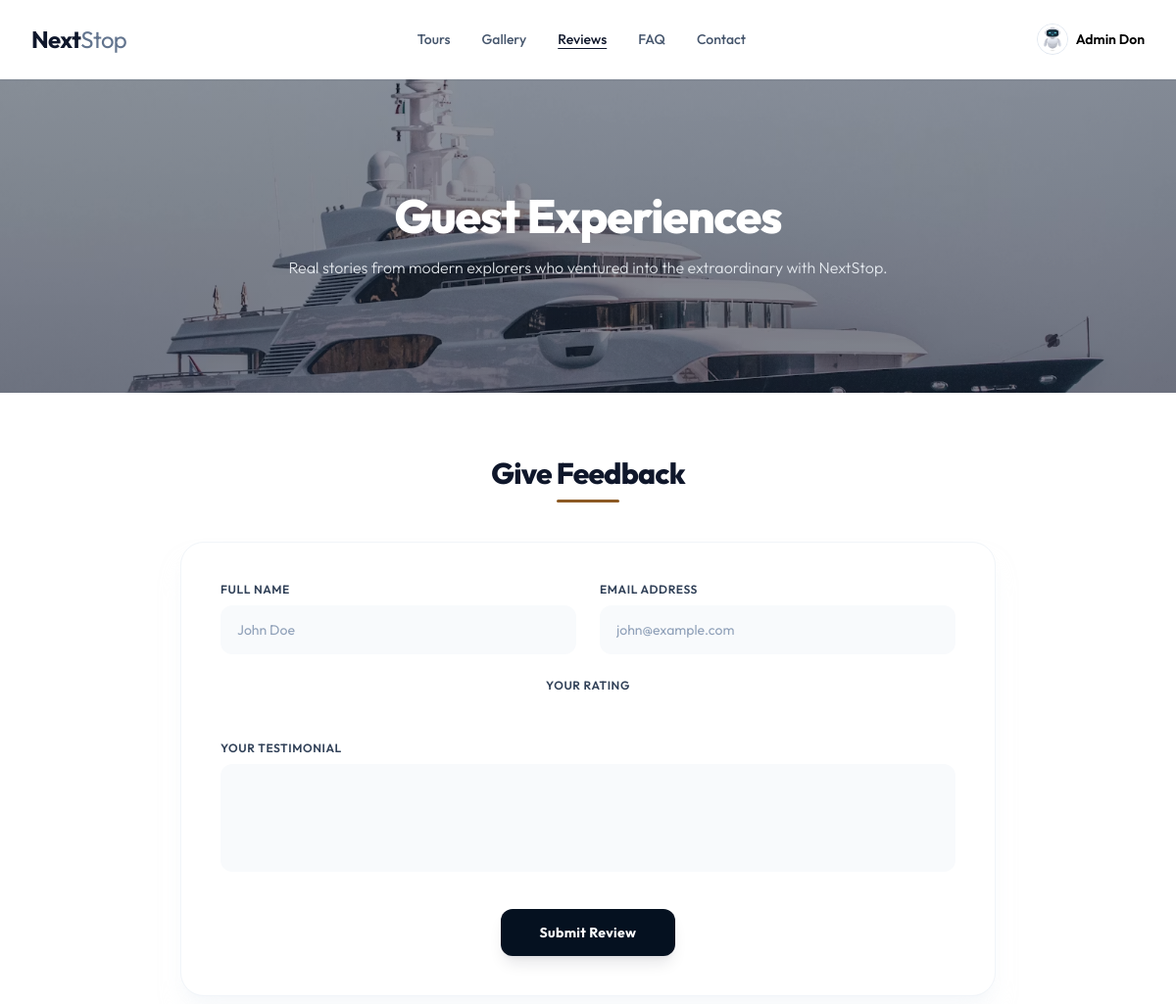
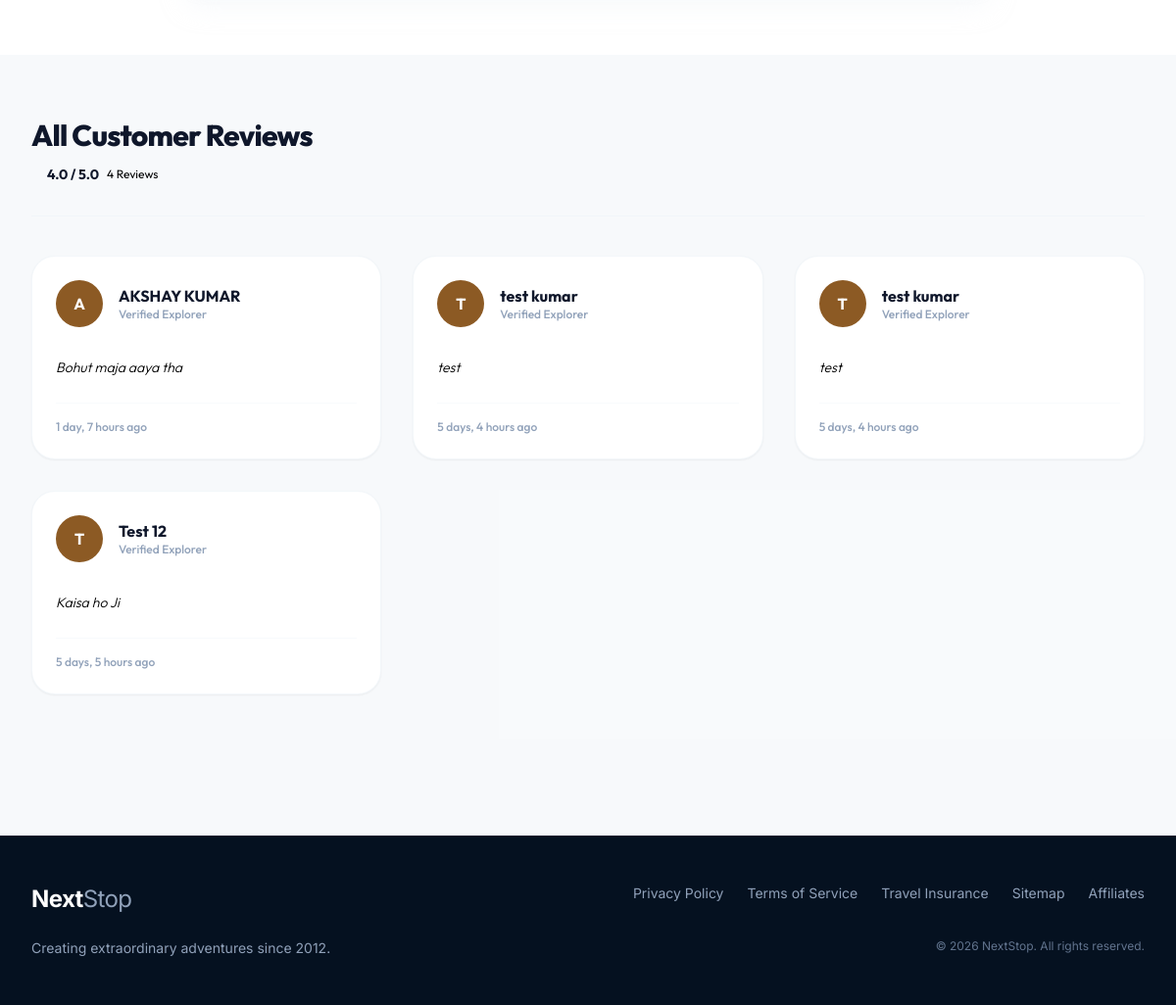
The page /help_center/reviews/ (signed in) on the database its author committed (2 pictures, top to bottom).
### user/models.py (models this page shows, shortened)
class User_Profile(models.Model):
  user = models.OneToOneField(User, on_delete=models.CASCADE, related_name='profile')
  phone = models.CharField(max_length=20)
  full_name = models.CharField(max_length=100)
  address = models.CharField(max_length=250, blank=True, null=True, default="")
  image = models.ImageField(upload_to='profile_pics', blank=True, null=True)

### help_center/models.py (models this page shows, shortened)
class Feedback(models.Model):
  full_name = models.CharField(max_length=100)
  email = models.EmailField()
  message = models.TextField()
  reating = models.IntegerField(default=0)
  created_at = models.DateTimeField(auto_now_add=True)

### help_center/views.py (the view)
# urls.py: path("reviews/", views.review_page , name="review_page"),
def review_page(request):
  all_reviews = Feedback.objects.order_by('-created_at')
  average_rating = 0
  for review in all_reviews:
    average_rating = average_rating + review.reating
  average_rating_rounded = round(average_rating / len(all_reviews)) if all_reviews else 0
  if request.method == 'POST' and request.user.is_authenticated:
    form = FeedbackForm(request.POST)
    if form.is_valid():
      form.save()
      form = FeedbackForm()
      all_reviews = Feedback.objects.order_by('-created_at')
      average_rating = sum(review.reating for review in all_reviews)
      average_rating_rounded = round(average_rating / len(all_reviews)) if all_reviews else 0
  else:
    form = FeedbackForm()
  paginator = Paginator(all_reviews, 6)
  reviews_page = paginator.get_page(request.GET.get('page', 1))
  if request.headers.get('X-Requested-With') == 'XMLHttpRequest':
    return JsonResponse({
      'html': render_to_string('help_center/_review_cards.html', {'reviews_page': reviews_page}, request=request),
      'has_next': reviews_page.has_next(),
      'next_page': reviews_page.next_page_number() if reviews_page.has_next() else None,
    })
  return render(request, 'help_center/review_page.html', {
    'form': form,
    'all_reviews': all_reviews,
    'reviews_page': reviews_page,
    'average_rating': f"{average_rating / len(all_reviews):.1f}" if len(all_reviews) > 0 else 0,
    'average_rating_rounded': average_rating_rounded,
  })

### help_center/forms.py
class FeedbackForm(forms.ModelForm):
  class Meta:
    model = Feedback
    fields = ['full_name', 'email', 'message', 'reating']

### help_center/templates/help_center/review_page.html (shortened to what this page needs)
{% extends 'layout/index.html' %}
{% load static %}
{% block main_content %}
<section class="relative bg-cover bg-center py-20 sm:py-24 px-4 sm:px-6 lg:px-8 flex items-center min-h-[320px]"
  style="background-image: linear-gradient(rgba(15, 23, 42, 0.45), rgba(15, 23, 42, 0.55)), url({% static 'images/review_hero_image.png' %});">
  <div class="max-w-7xl mx-auto w-full relative z-10 text-white text-center">
    <h1 class="text-4xl sm:text-5xl font-extrabold tracking-tight mb-4">
      Guest Experiences
    </h1>
    <p class="text-sm sm:text-base text-slate-100/90 leading-relaxed font-light max-w-2xl mx-auto">
      Real stories from modern explorers who ventured into the extraordinary with NextStop.
    </p>
  </div>
</section>
<section class="py-16 bg-white relative">
  <div class="max-w-4xl mx-auto px-4 sm:px-6 lg:px-8">
    <div class="text-center mb-10">
      <h2 class="text-2xl sm:text-3xl font-extrabold text-slate-900 tracking-tight relative inline-block pb-3">
        Give Feedback
        <span class="absolute bottom-0 left-1/2 -translate-x-1/2 w-16 h-[3px] bg-[#8c5a24] rounded-full"></span>
      </h2>
    </div>
    <div class="bg-white rounded-3xl border border-slate-100 shadow-xl shadow-slate-100/50 p-6 sm:p-10">
      <form id="review-form" class="space-y-6" method="POST" action="{% url 'review_page' %}">
        <div class="grid grid-cols-1 md:grid-cols-2 gap-6">
          <div>
            <label for="full-name" class="block text-xs font-semibold text-slate-700 uppercase tracking-wider mb-2">Full Name</label>
            <input
              type="text"
              id="full-name"
              name="full_name"
              required
              placeholder="John Doe"
              class="w-full bg-slate-50 border border-transparent focus:border-slate-200 rounded-xl px-4 py-3.5 text-sm text-slate-850 placeholder-slate-400 focus:bg-white focus:ring-2 focus:ring-[#8c5a24] focus:ring-offset-0 transition-all duration-200 outline-none"
              value="{{ form.full_name.value|default:'' }}"
            />
          </div>
          <div>
            <label for="email" class="block text-xs font-semibold text-slate-700 uppercase tracking-wider mb-2">Email Address</label>
            <input
              type="email"
              id="email"
              name="email"
              required
              placeholder="john@example.com"
              class="w-full bg-slate-50 border border-transparent focus:border-slate-200 rounded-xl px-4 py-3.5 text-sm text-slate-850 placeholder-slate-400 focus:bg-white focus:ring-2 focus:ring-[#8c5a24] focus:ring-offset-0 transition-all duration-200 outline-none"
              value="{{ form.email.value|default:'' }}"
            />
          </div>
        </div>
        <div class="text-center">
          <label class="block text-xs font-semibold text-slate-700 uppercase tracking-wider mb-2">Your Rating</label>
          <div class="flex justify-center items-center gap-2 py-2">
          </div>
        </div>
        <div>
          <label for="testimonial" class="block text-xs font-semibold text-slate-700 uppercase tracking-wider mb-2">Your Testimonial</label>
          <textarea
            id="testimonial"
            name="message"
            required
            rows="4"
            placeholder="Tell us about your adventure..."
            class="w-full bg-slate-50 border border-transparent focus:border-slate-200 rounded-xl px-4 py-3.5 text-sm text-slate-855 placeholder-slate-400 focus:bg-white focus:ring-2 focus:ring-[#8c5a24] focus:ring-offset-0 transition-all duration-200 outline-none resize-none"
          >
            {{ form.message.value|default:'' }}
          </textarea>
        </div>
        <div class="pt-2">
          <button type="submit"
            class="w-full sm:w-auto px-10 py-3.5 bg-[#051120] hover:bg-slate-900 text-white font-bold rounded-xl shadow-lg shadow-slate-900/10 hover:shadow-xl hover:shadow-slate-900/25 transition-all duration-200 text-sm tracking-wide block mx-auto">
            Submit Review
          </button>
        </div>
      </form>
    </div>
  </div>
</section>
<section class="py-16 bg-slate-50/50">
  <div class="max-w-7xl mx-auto px-4 sm:px-6 lg:px-8">
    <div class="flex flex-col md:flex-row md:items-center md:justify-between gap-6 border-b border-slate-100 pb-8">
      <div>
        <h2 class="text-3xl font-extrabold text-slate-900 tracking-tight mb-3">All Customer Reviews</h2>
          <div class="flex items-center gap-2">
          <span class="text-sm font-bold text-slate-900">{{ average_rating }} / 5.0</span>
          <span class="text-xs text-slate-450">
            {% if all_reviews %}
              {{ all_reviews|length }}
            {% else %}
              0
            {% endif %} Reviews
          </span>
        </div>
      </div>
    </div>
    <div id="reviews-grid" class="grid grid-cols-1 md:grid-cols-2 lg:grid-cols-3 gap-8 mt-10">
      {% include 'help_center/_review_cards.html' %}
    </div>
    <div id="reviews-loader" data-url="{% url 'review_page' %}" data-next-page="{% if reviews_page.has_next %}{{ reviews_page.next_page_number }}{% endif %}" class="h-12 mt-8 flex justify-center items-center" aria-live="polite">
    </div>
  </div>
</section>
{% endblock %}

### templates/layout/index.html (shortened to what this page needs)
{% load static %}
{% load static tailwind_tags %}
<!doctype html>
<html lang="en" class="h-full">
  <head>
    {% tailwind_css %}
    <link href="https://cdn.jsdelivr.net/npm/remixicon@4.5.0/fonts/remixicon.css" rel="stylesheet" />
  </head>
  <body class="bg-slate-50 min-h-screen flex flex-col text-slate-850 antialiased">
    <header class="sticky top-0 z-50 bg-white/95 backdrop-blur-md border-b border-slate-100 shadow-xs">
      <div class="max-w-7xl mx-auto px-4 sm:px-6 lg:px-8">
        <div class="flex items-center justify-between h-20">
          <div class="flex-shrink-0 flex items-center">
            <a href="{% url 'home' %}" class="text-2xl font-bold tracking-tight text-slate-900">
              Next<span class="font-normal text-slate-500">Stop</span>
            </a>
          </div>
          <nav class="hidden md:flex space-x-8">
            <a href="{% url 'packages_page' %}" class="{% if request.resolver_match.url_name == 'packages_page' %}text-slate-900 underline underline-offset-4{% else %}text-slate-600{% endif %} text-sm font-medium text-slate-600 hover:text-slate-900 transition-colors py-2">Tours</a>
            <a href="{% url 'gallery_page' %}" class="{% if request.resolver_match.url_name == 'gallery_page' %}text-slate-900 underline underline-offset-4{% else %}text-slate-600{% endif %} text-sm font-medium text-slate-600 hover:text-slate-900 transition-colors py-2">Gallery</a>
            <a href="{% url 'review_page' %}" class="{% if request.resolver_match.url_name == 'review_page' %}text-slate-900 underline underline-offset-4{% else %}text-slate-600{% endif %} text-sm font-medium text-slate-600 hover:text-slate-900 transition-colors py-2">Reviews</a>
            <a href="{% url 'FAQ_page' %}" class="{% if request.resolver_match.url_name == 'FAQ_page' %}text-slate-900 underline underline-offset-4{% else %}text-slate-600{% endif %} text-sm font-medium text-slate-600 hover:text-slate-900 transition-colors py-2">FAQ</a>
            <a href="{% url 'contact_page' %}" class="{% if request.resolver_match.url_name == 'contact_page' %}text-slate-900 underline underline-offset-4{% else %}text-slate-600{% endif %} text-sm font-medium text-slate-600 hover:text-slate-900 transition-colors py-2">Contact</a>
          </nav>
          <div class="hidden md:flex items-center space-x-6">
            {% if user.is_authenticated %}
              <a href="{% url 'user_page' %}" class="flex items-center gap-2 group focus:outline-none">
                <div class="w-8 h-8 rounded-full border border-slate-200 overflow-hidden bg-slate-100 ring-2 ring-transparent group-hover:ring-[#8c5a24] transition-all flex-shrink-0">
                  {% if user.profile.image %}
                    <img src="{{ user.profile.image.url }}" alt="Profile" class="w-full h-full object-cover">
                  {% else %}
                    <img src="{% static 'images/default_user.jpeg' %}" alt="Profile" class="w-full h-full object-cover">
                  {% endif %}
                </div>
                <span class="text-sm font-semibold text-slate-650 group-hover:text-slate-900 transition-colors">
                  {{ user.profile.full_name|default:user.username }}
                </span>
              </a>
            {% else %}
              <a href="{% url 'login' %}" class="text-sm font-medium text-slate-600 hover:text-slate-900 transition-colors">Login</a>
            {% endif %}
          </div>
        </div>
      </div>
    </header>
    <main class="flex-grow">
      {% block main_content %} {% endblock %}
    </main>
    <footer class="bg-[#051120] text-slate-400 py-12 border-t border-slate-900 font-inter">
      <div class="max-w-7xl mx-auto px-4 sm:px-6 lg:px-8">
        <div class="hidden md:grid grid-cols-2 gap-y-6 items-start">
          <div>
            <a href="{% url 'home' %}" class="text-2xl font-bold tracking-tight text-white">
              Next<span class="font-normal text-slate-400">Stop</span>
            </a>
          </div>
          <div class="flex justify-end space-x-6 text-sm">
            <a href="#" class="hover:text-white transition-colors">Privacy Policy</a>
            <a href="#" class="hover:text-white transition-colors">Terms of Service</a>
            <a href="#" class="hover:text-white transition-colors">Travel Insurance</a>
            <a href="#" class="hover:text-white transition-colors">Sitemap</a>
            <a href="#" class="hover:text-white transition-colors">Affiliates</a>
          </div>
          <div class="text-sm text-slate-400">
            Creating extraordinary adventures since 2012.
          </div>
          <div class="flex justify-end items-center text-xs text-slate-500">
            <p class="text-right">
              &copy; 2026 NextStop. All rights reserved.
            </p>
          </div>
        </div>
      </div>
    </footer>
  </body>
</html>

### help_center/templates/help_center/_review_cards.html (shortened to what this page needs)
{% for review in reviews_page %}
  <article class="bg-white rounded-3xl border border-slate-100/80 shadow-xs hover:shadow-md transition-all duration-300 p-6 flex flex-col justify-between">
    <div>
      <div class="flex items-center mb-4">
        <div class="w-12 h-12 rounded-full bg-[#8c5a24] text-white font-bold flex items-center justify-center mr-4 shrink-0" aria-hidden="true">{{ review.full_name|slice:":1"|upper }}</div>
        <div class="min-w-0">
          <h3 class="font-bold text-slate-900 text-base leading-snug">{{ review.full_name }}</h3>
          <p class="text-xs text-slate-400 font-medium">Verified Explorer</p>
        </div>
      </div>
      <p class="text-sm text-slate-650 leading-relaxed font-light italic mb-6">{{ review.message }}</p>
    </div>
    <div class="text-xs text-slate-400 font-medium pt-4 border-t border-slate-50"><span>{{ review.created_at|timesince }} ago</span></div>
  </article>
{% endfor %}

### templates/layout/index.html (style rules this page uses)
body { font-family: 'Outfit', 'Inter', sans-serif; }
.font-inter { font-family: 'Inter', sans-serif; }

### rows shown on the page
Feedback: full_name "A", full_name "AKSHAY KUMAR", message "Bohut maja aaya tha", created_at "1 day, 7 hours"
Feedback: full_name "T", full_name "test kumar", message "test", created_at "5 days, 4 hours"
Feedback: full_name "T", full_name "test kumar", message "test", created_at "5 days, 4 hours"
Feedback: full_name "T", full_name "Test 12", message "Kaisa ho Ji", created_at "5 days, 5 hours"

### other values the page prints
{{ user.profile.full_name|default:user.username }} "Admin Don"
{{ average_rating }} "4.0"
{{ all_reviews|length }} "4"
